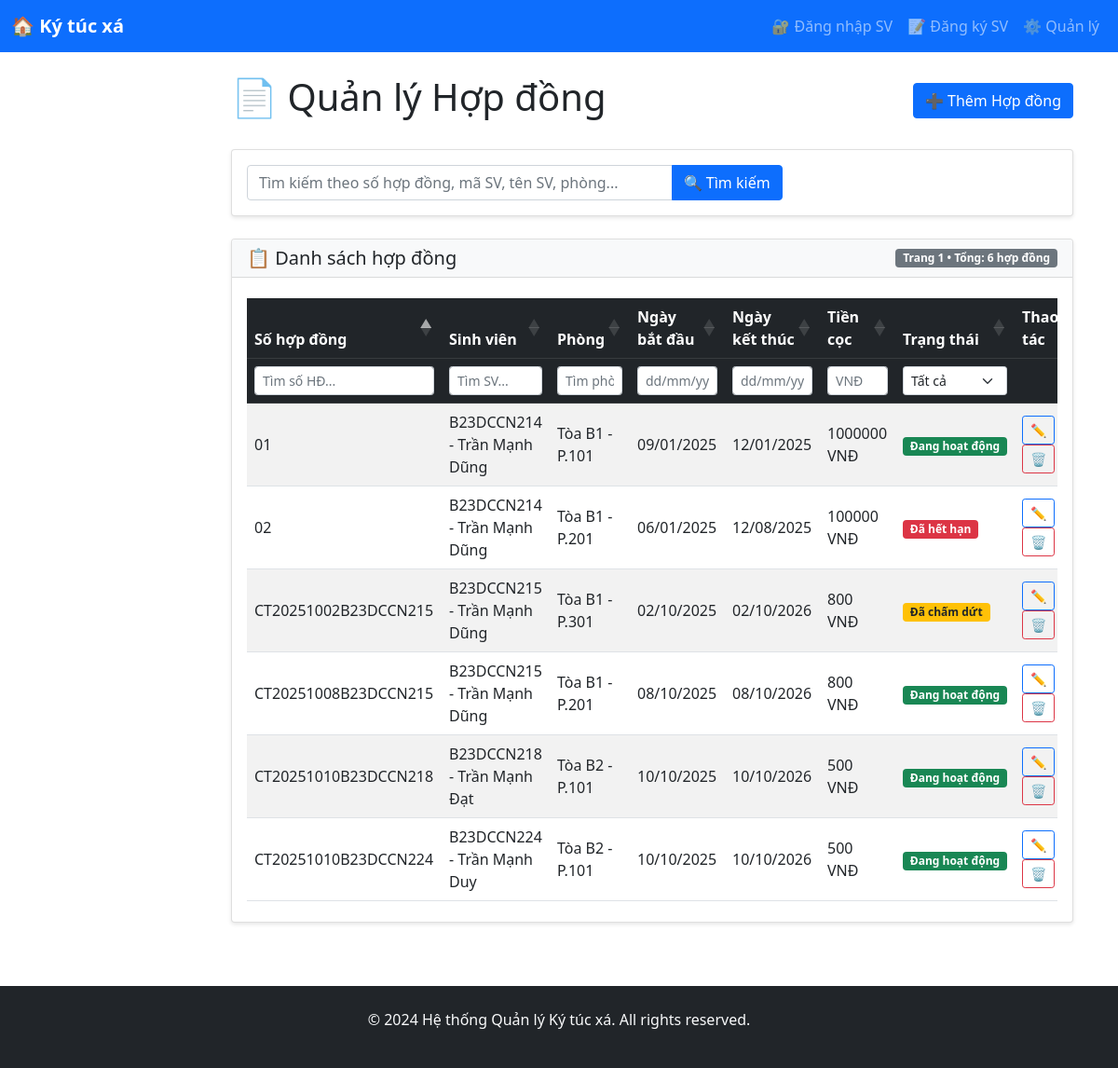
The page /contracts/ on the database as committed earlier.
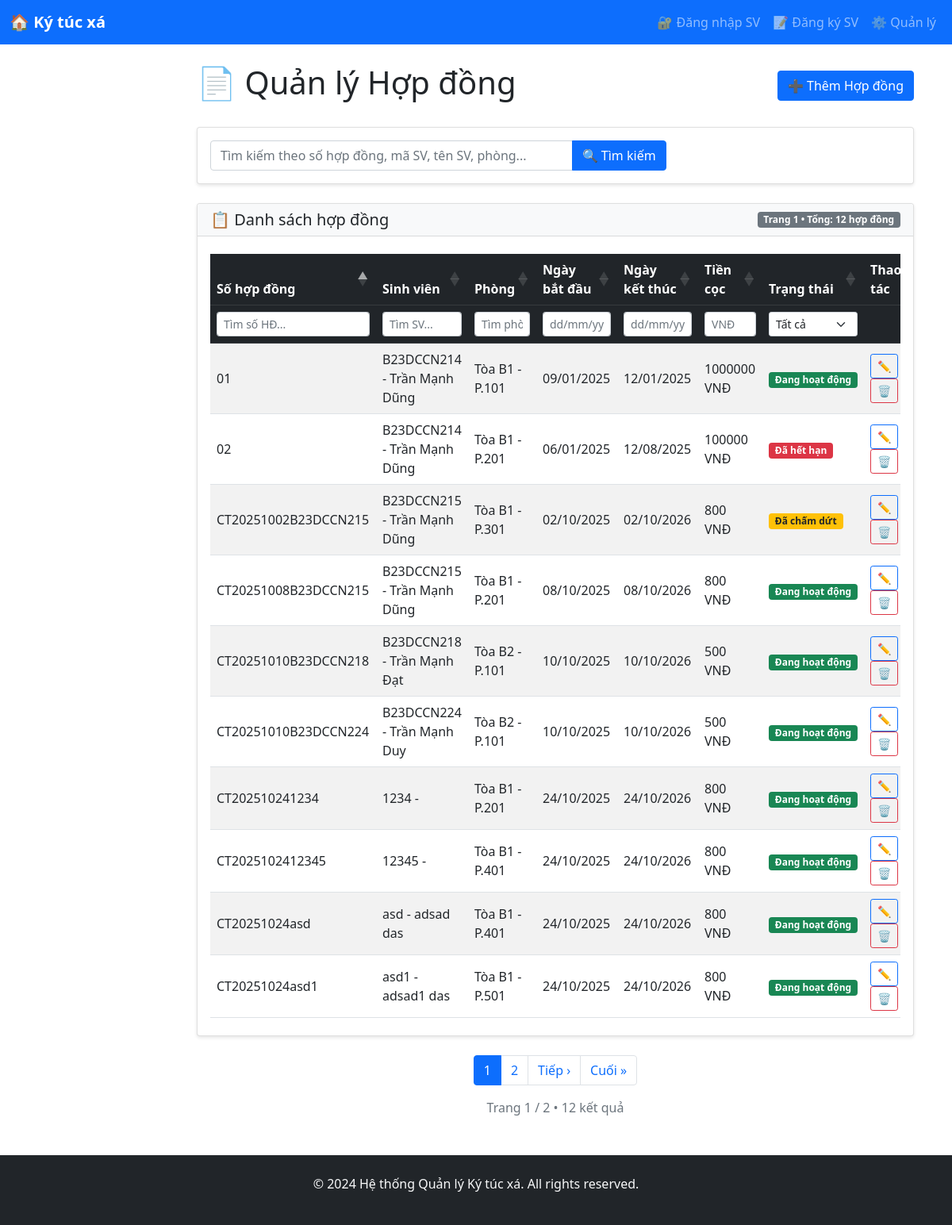
The same page on the database as committed later.
### dormitory/models.py (models this page shows, shortened)
class Contract(models.Model):
    contract_number = models.CharField(max_length=20, unique=True)
    student = models.ForeignKey(Student, on_delete=models.CASCADE)
    room = models.ForeignKey(Room, on_delete=models.CASCADE)
    start_date = models.DateField()
    end_date = models.DateField()
    deposit = models.DecimalField(max_digits=10, decimal_places=2)
    status_choices = (
        ('active', 'Đang hoạt động'),
        ('expired', 'Đã hết hạn'),
        ('terminated', 'Đã chấm dứt'),
    )
    status = models.CharField(max_length=20, choices=status_choices, default='active')
    created_at = models.DateTimeField(auto_now_add=True)

class Student(models.Model):
    user = models.OneToOneField(CustomUser, on_delete=models.CASCADE)
    student_id = models.CharField(max_length=20, unique=True)
    university = models.CharField(max_length=200)
    faculty = models.CharField(max_length=100)
    course = models.CharField(max_length=50)
    full_name = models.CharField(max_length=100, blank=True)
    date_of_birth = models.DateField(null=True, blank=True)

class Room(models.Model):
    room_number = models.CharField(max_length=10)
    building = models.ForeignKey(Building, on_delete=models.CASCADE)
    room_type = models.ForeignKey(RoomType, on_delete=models.CASCADE)
    floor = models.IntegerField()
    status_choices = (
        ('available', 'Còn trống'),
        ('occupied', 'Đã thuê'),
        ('maintenance', 'Bảo trì'),
    )
    status = models.CharField(max_length=20, choices=status_choices, default='available')
    current_occupancy = models.IntegerField(default=0)
    notes = models.TextField(blank=True)
    class Meta:
        unique_together = ['building', 'room_number']

class Building(models.Model):
    name = models.CharField(max_length=100)
    address = models.TextField()
    total_floors = models.IntegerField()
    description = models.TextField(blank=True)
    created_at = models.DateTimeField(auto_now_add=True)

### dormitory/views.py (the view, shortened to what this page needs)
# urls.py: path('contracts/', views.contract_list, name='contract_list'),
def contract_list(request):
    contracts = Contract.objects.select_related('student', 'room').all()
    search_query = request.GET.get('search', '')
    paginator = Paginator(contracts, 10)
    page_number = request.GET.get('page')
    page_obj = paginator.get_page(page_number)
    return render(request, 'dormitory/contract_list.html', {
        'page_obj': page_obj,
        'search_query': search_query
    })

### dormitory/templates/dormitory/contract_list.html (shortened to what the changed rows need)
{% extends 'base.html' %}
{% block content %}
<div class="d-flex justify-content-between align-items-center mb-4">
    <h1>📄 Quản lý Hợp đồng</h1>
    <a href="{% url 'contract_create' %}" class="btn btn-primary">➕ Thêm Hợp đồng</a>
</div>
<div class="card mb-4">
    <div class="card-body">
    </div>
</div>
<div class="card">
    <div class="card-header bg-light">
        <div class="d-flex justify-content-between align-items-center">
            <h5 class="mb-0">📋 Danh sách hợp đồng</h5>
            <span class="badge bg-secondary">
                Trang {{ page_obj.number }} • Tổng: {{ page_obj.paginator.count }} hợp đồng
            </span>
        </div>
    </div>
    <div class="card-body">
        <div class="table-responsive">
            <table id="contractTable" class="table table-striped table-hover align-middle">
                <thead class="table-dark">
                <tr>
                    <th>Số hợp đồng</th>
                    <th>Sinh viên</th>
                    <th>Phòng</th>
                    <th>Ngày bắt đầu</th>
                    <th>Ngày kết thúc</th>
                    <th>Tiền cọc</th>
                    <th>Trạng thái</th>
                    <th>Thao tác</th>
                </tr>
                <tr class="bg-light">
                    <th><input type="text" class="form-control form-control-sm column-filter" placeholder="Tìm số HĐ..."></th>
                    <th><input type="text" class="form-control form-control-sm column-filter" placeholder="Tìm SV..."></th>
                    <th><input type="text" class="form-control form-control-sm column-filter" placeholder="Tìm phòng..."></th>
                    <th><input type="text" class="form-control form-control-sm column-filter" placeholder="dd/mm/yyyy"></th>
                    <th><input type="text" class="form-control form-control-sm column-filter" placeholder="dd/mm/yyyy"></th>
                    <th><input type="text" class="form-control form-control-sm column-filter" placeholder="VNĐ"></th>
                    <th>
                    <select class="form-select form-select-sm column-filter">
                        <option value="">Tất cả</option>
                    </select>
                    </th>
                    <th></th>
                </tr>
                </thead>
                <tbody>
                {% for contract in page_obj %}
                <tr>
                    <td>{{ contract.contract_number }}</td>
                    <td>
                    {{ contract.student.student_id }} -
                    {% if contract.student.full_name %}
                        {{ contract.student.full_name }}
                    {% else %}
                        {{ contract.student.user.get_full_name }}
                    {% endif %}
                    </td>
                    <td>{{ contract.room.building.name }} - P.{{ contract.room.room_number }}</td>
                    <td>{{ contract.start_date|date:"d/m/Y" }}</td>
                    <td>{{ contract.end_date|date:"d/m/Y" }}</td>
                    <td>{{ contract.deposit|floatformat:0 }} VNĐ</td>
                    <td>
                    <span class="badge
                        {% if contract.status == 'active' %}bg-success
                        {% elif contract.status == 'expired' %}bg-danger
                        {% else %}bg-warning text-dark{% endif %}">
                        {{ contract.get_status_display }}
                    </span>
                    </td>
                    <td>
                    <a href="{% url 'contract_edit' contract.pk %}" class="btn btn-sm btn-outline-primary">✏️</a>
                    <a href="{% url 'contract_delete' contract.pk %}" class="btn btn-sm btn-outline-danger">🗑️</a>
                    </td>
                </tr>
                {% endfor %}
                </tbody>
            </table>
        </div>
    </div>
</div>
{% if page_obj.paginator.num_pages > 1 %}
<nav aria-label="Page navigation" class="mt-4">
    <ul class="pagination justify-content-center">
        {% for num in page_obj.paginator.page_range %}
            {% if page_obj.number == num %}
                <li class="page-item active">
                    <span class="page-link">{{ num }}</span>
                </li>
            {% elif num > page_obj.number|add:'-3' and num < page_obj.number|add:'3' %}
                <li class="page-item">
                    <a class="page-link" href="?page={{ num }}{% if search_query %}&search={{ search_query }}{% endif %}">{{ num }}</a>
                </li>
            {% endif %}
        {% endfor %}
        {% if page_obj.has_next %}
            <li class="page-item">
                <a class="page-link" href="?page={{ page_obj.next_page_number }}{% if search_query %}&search={{ search_query }}{% endif %}">Tiếp ›</a>
            </li>
            <li class="page-item">
                <a class="page-link" href="?page={{ page_obj.paginator.num_pages }}{% if search_query %}&search={{ search_query }}{% endif %}">Cuối »</a>
            </li>
        {% endif %}
    </ul>
</nav>
<div class="text-center text-muted mt-2">
    Trang {{ page_obj.number }} / {{ page_obj.paginator.num_pages }}
    • {{ page_obj.paginator.count }} kết quả
</div>
{% endif %}
<link rel="stylesheet" href="https://cdn.datatables.net/1.13.6/css/dataTables.bootstrap5.min.css">
{% endblock %}

Rows that differ between the two databases and show on the page:
added Contract: contract_number "CT202510241234", student.student_id "1234", room.building.name "Tòa B1", room.room_number "201", start_date "24/10/2025", end_date "24/10/2026", deposit "800", status "Đang hoạt động"
added Contract: contract_number "CT20251024asd", student.student_id "asd", student.full_name "adsad das", room.building.name "Tòa B1", room.room_number "401", start_date "24/10/2025", end_date "24/10/2026", deposit "800", status "Đang hoạt động"
added Contract: contract_number "CT2025102412345", student.student_id "12345", room.building.name "Tòa B1", room.room_number "401", start_date "24/10/2025", end_date "24/10/2026", deposit "800", status "Đang hoạt động"
added Contract: contract_number "CT20251024asd1", student.student_id "asd1", student.full_name "adsad1 das", room.building.name "Tòa B1", room.room_number "501", start_date "24/10/2025", end_date "24/10/2026", deposit "800", status "Đang hoạt động"
Other text that changed with them:
{{ page_obj.paginator.count }}: "6" → "12"
{{ page_obj.number }}: (not shown) → "1"
{{ page_obj.paginator.num_pages }}: (not shown) → "2"
{{ page_obj.paginator.count }}: (not shown) → "12"
new list line: "1"
new list line: "2"
text now shown: "Tiếp › Cuối » Trang / • kết quả"
